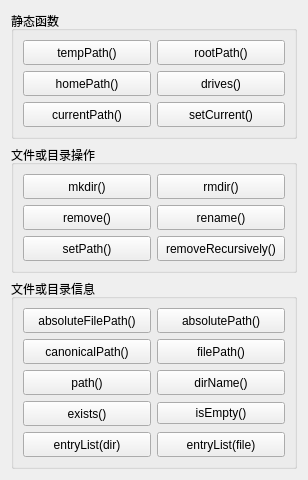
      <widget class="QWidget" name="pageDir">
       <property name="geometry">
        <rect>
         <x>0</x>
         <y>0</y>
         <width>308</width>
         <height>461</height>
        </rect>
       </property>
       <attribute name="icon">
        <iconset>
         <normaloff>:/images/images/007.GIF</normaloff>:/images/images/007.GIF</iconset>
       </attribute>
       <attribute name="label">
        <string>QDir类</string>
       </attribute>
       <layout class="QVBoxLayout" name="verticalLayout_4">
        <item>
         <widget class="QGroupBox" name="groupBox">
          <property name="title">
           <string>静态函数</string>
          </property>
          <layout class="QGridLayout" name="gridLayout_3">
           <item row="1" column="0">
            <widget class="QPushButton" name="pushButton_8">
             <property name="minimumSize">
              <size>
               <width>0</width>
               <height>25</height>
              </size>
             </property>
             <property name="toolTip">
              <string>Returns the absolute path of the user's home directory</string>
             </property>
             <property name="text">
              <string>homePath()</string>
             </property>
            </widget>
           </item>
           <item row="0" column="0">
            <widget class="QPushButton" name="pushButton_10">
             <property name="minimumSize">
              <size>
               <width>0</width>
               <height>25</height>
              </size>
             </property>
             <property name="toolTip">
              <string>Returns the absolute canonical path of the system's temporary directory</string>
             </property>
             <property name="text">
              <string>tempPath()</string>
             </property>
            </widget>
           </item>
           <item row="0" column="1">
            <widget class="QPushButton" name="pushButton_9">
             <property name="minimumSize">
              <size>
               <width>0</width>
               <height>25</height>
              </size>
             </property>
             <property name="toolTip">
              <string>Returns the absolute path of the root directory</string>
             </property>
             <property name="text">
              <string>rootPath()</string>
             </property>
            </widget>
           </item>
           <item row="1" column="1">
            <widget class="QPushButton" name="pushButton_7">
             <property name="minimumSize">
              <size>
               <width>0</width>
               <height>25</height>
              </size>
             </property>
             <property name="toolTip">
              <string>Returns a list of the root directories on this system</string>
             </property>
             <property name="text">
              <string>drives()</string>
             </property>
            </widget>
           </item>
           <item row="2" column="0">
            <widget class="QPushButton" name="pushButton_6">
             <property name="minimumSize">
              <size>
               <width>0</width>
               <height>25</height>
              </size>
             </property>
             <property name="toolTip">
              <string>Returns the absolute path of the application's current directory</string>
             </property>
             <property name="text">
              <string>currentPath()</string>
             </property>
            </widget>
           </item>
           <item row="2" column="1">
            <widget class="QPushButton" name="pushButton_60">
             <property name="minimumSize">
              <size>
               <width>0</width>
               <height>25</height>
              </size>
             </property>
             <property name="toolTip">
              <string>Sets the application's current working directory to path</string>
             </property>
             <property name="text">
              <string>setCurrent()</string>
             </property>
            </widget>
           </item>
          </layout>
         </widget>
        </item>
        <item>
         <widget class="QGroupBox" name="groupBox_4">
          <property name="title">
           <string>文件或目录操作</string>
          </property>
          <layout class="QGridLayout" name="gridLayout_2">
           <item row="0" column="0">
            <widget class="QPushButton" name="pushButton_20">
             <property name="minimumSize">
              <size>
               <width>0</width>
               <height>25</height>
              </size>
             </property>
             <property name="toolTip">
              <string>Creates a sub-directory called dirName.</string>
             </property>
             <property name="text">
              <string>mkdir()</string>
             </property>
            </widget>
           </item>
           <item row="2" column="0">
            <widget class="QPushButton" name="pushButton_22">
             <property name="minimumSize">
              <size>
               <width>0</width>
               <height>25</height>
              </size>
             </property>
             <property name="toolTip">
              <string>Removes the file, fileName.</string>
             </property>
             <property name="text">
              <string>remove()</string>
             </property>
            </widget>
           </item>
           <item row="2" column="1">
            <widget class="QPushButton" name="pushButton_23">
             <property name="minimumSize">
              <size>
               <width>0</width>
               <height>25</height>
              </size>
             </property>
             <property name="toolTip">
              <string>Renames a file or directory from oldName to newName</string>
             </property>
             <property name="text">
              <string>rename()</string>
             </property>
            </widget>
           </item>
           <item row="3" column="0">
            <widget class="QPushButton" name="pushButton_26">
             <property name="minimumSize">
              <size>
               <width>0</width>
               <height>25</height>
              </size>
             </property>
             <property name="toolTip">
              <string>Sets the path of the directory to path</string>
             </property>
             <property name="text">
              <string>setPath()</string>
             </property>
            </widget>
           </item>
           <item row="0" column="1">
            <widget class="QPushButton" name="pushButton_24">
             <property name="minimumSize">
              <size>
               <width>0</width>
               <height>25</height>
              </size>
             </property>
             <property name="toolTip">
              <string>Removes the directory specified by dirName.</string>
             </property>
             <property name="text">
              <string>rmdir()</string>
             </property>
            </widget>
           </item>
           <item row="3" column="1">
            <widget class="QPushButton" name="pushButton_12">
             <property name="minimumSize">
              <size>
               <width>0</width>
               <height>25</height>
              </size>
             </property>
             <property name="toolTip">
              <string>Removes the directory, including all its contents.</string>
             </property>
             <property name="text">
              <string>removeRecursively()</string>
             </property>
            </widget>
           </item>
          </layout>
         </widget>
        </item>
        <item>
         <widget class="QGroupBox" name="groupBox_3">
          <property name="title">
           <string>文件或目录信息</string>
          </property>
          <layout class="QGridLayout" name="gridLayout">
           <item row="1" column="1">
            <widget class="QPushButton" name="pushButton_19">
             <property name="minimumSize">
              <size>
               <width>0</width>
               <height>25</height>
              </size>
             </property>
             <property name="toolTip">
              <string>Returns the path name of a file in the directory</string>
             </property>
             <property name="text">
              <string>filePath()</string>
             </property>
            </widget>
           </item>
           <item row="4" column="0">
            <widget class="QPushButton" name="pushButton_11">
             <property name="minimumSize">
              <size>
               <width>0</width>
               <height>25</height>
              </size>
             </property>
             <property name="toolTip">
              <string>Returns a list of the names of all the files and directories in the directory</string>
             </property>
             <property name="text">
              <string>entryList(dir)</string>
             </property>
            </widget>
           </item>
           <item row="4" column="1">
            <widget class="QPushButton" name="pushButton_17">
             <property name="minimumSize">
              <size>
               <width>0</width>
               <height>25</height>
              </size>
             </property>
             <property name="toolTip">
              <string>Returns a list of the names of all the files and directories in the directory</string>
             </property>
             <property name="text">
              <string>entryList(file)</string>
             </property>
            </widget>
           </item>
           <item row="0" column="1">
            <widget class="QPushButton" name="pushButton_14">
             <property name="minimumSize">
              <size>
               <width>0</width>
               <height>25</height>
              </size>
             </property>
             <property name="toolTip">
              <string>Returns the absolute path (a path that starts with &quot;/&quot; or with a drive specification)</string>
             </property>
             <property name="text">
              <string>absolutePath()</string>
             </property>
            </widget>
           </item>
           <item row="1" column="0">
            <widget class="QPushButton" name="pushButton_15">
             <property name="minimumSize">
              <size>
               <width>0</width>
               <height>25</height>
              </size>
             </property>
             <property name="toolTip">
              <string>Returns the canonical path, i.e. a path without symbolic links or redundant &quot;.&quot; or &quot;..&quot; elements.</string>
             </property>
             <property name="text">
              <string>canonicalPath()</string>
             </property>
            </widget>
           </item>
           <item row="3" column="0">
            <widget class="QPushButton" name="pushButton_18">
             <property name="minimumSize">
              <size>
               <width>0</width>
               <height>25</height>
              </size>
             </property>
             <property name="toolTip">
              <string>Returns true if the directory exists</string>
             </property>
             <property name="text">
              <string>exists()</string>
             </property>
            </widget>
           </item>
           <item row="0" column="0">
            <widget class="QPushButton" name="pushButton_13">
             <property name="minimumSize">
              <size>
               <width>0</width>
               <height>25</height>
              </size>
             </property>
             <property name="toolTip">
              <string>Returns the absolute path name of a file in the directory</string>
             </property>
             <property name="text">
              <string>absoluteFilePath()</string>
             </property>
            </widget>
           </item>
           <item row="2" column="0">
            <widget class="QPushButton" name="pushButton_65">
             <property name="minimumSize">
              <size>
               <width>0</width>
               <height>25</height>
              </size>
             </property>
             <property name="toolTip">
              <string>Returns the path</string>
             </property>
             <property name="text">
              <string>path()</string>
             </property>
            </widget>
           </item>
           <item row="2" column="1">
            <widget class="QPushButton" name="pushButton_16">
             <property name="minimumSize">
              <size>
               <width>0</width>
               <height>25</height>
              </size>
             </property>
             <property name="toolTip">
              <string>Returns the name of the directory</string>
             </property>
             <property name="text">
              <string>dirName()</string>
             </property>
            </widget>
           </item>
           <item row="3" column="1">
            <widget class="QPushButton" name="pushButton_66">
             <property name="toolTip">
              <string>Returns whether the directory is empty</string>
             </property>
             <property name="text">
              <string>isEmpty()</string>
             </property>
            </widget>
           </item>
          </layout>
         </widget>
        </item>
       </layout>
      </widget>
